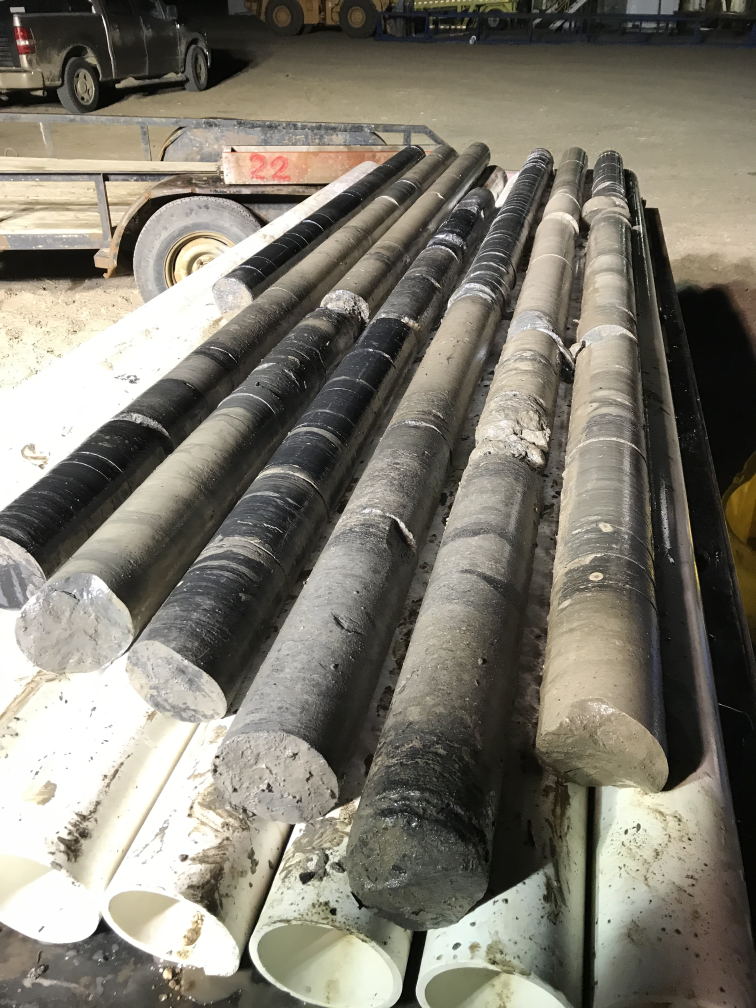
#> input picture Dataset/Core/Core 1 Cleaned on Marking Table.JPG, 3024 x 4032 px, found by its file name (shown at 1/4 size); its folder holds only this picture in this run
$ jupyter execute --allow-errors data_preprocessing.ipynb   (older library calls are emulated)
#> lines starting #> are read from the running program, lines starting #| are printed output that depends on the picture
[cell 1]
import os
import cv2
import numpy as np
from PIL import Image
import skimage
from skimage import exposure
import matplotlib.pyplot as plt
from sklearn.utils import shuffle
from skimage.color import rgb2gray
from imgaug import augmenters as iaa

# Define paths for core and logs folders
core_path = '/Users/jexpatel/Desktop/Image Classification/Dataset/Core'
logs_path = '/Users/jexpatel/Desktop/Image Classification/Dataset/Well Log'

# Define the output path of pre-processed and augmented dataset
output_dir_core = '/Users/jexpatel/Desktop/Image Classification/Augmented Dataset/Core'
output_dir_logs = '/Users/jexpatel/Desktop/Image Classification/Augmented Dataset/Well Logs'

[cell 2]
# Function to load and review characteristics of images in a directory
def review_image_characteristics(image_dir, class_name):
#> called with class_name = 'core'
    print(f'Reviewing characteristics of {class_name} images in directory: {image_dir}')
    image_filenames = os.listdir(image_dir)
    num_images = len(image_filenames)
    print(f'Total number of {class_name} images: {num_images}')

    # Initialize variables to store characteristics of images
    min_width = float('inf')
    max_width = 0
    min_height = float('inf')
    max_height = 0
    num_channels = 0
    num_color = 0
    num_grayscale = 0
    image_shapes = []

    for filename in image_filenames:
        # Load image
        img = cv2.imread(os.path.join(image_dir, filename))
#> img is the input picture: shape (4032, 3024, 3); mean B, G, R 110.3, 121.6, 125.6

        # Review image characteristics
        height, width, channels = img.shape
        min_width = min(min_width, width)
        max_width = max(max_width, width)
        min_height = min(min_height, height)
        max_height = max(max_height, height)
        num_channels = channels
        if channels == 1:
            num_grayscale += 1
        else:
            num_color += 1
        image_shapes.append((height, width))

    # Print the reviewed characteristics of images
    print(f'Minimum image width: {min_width} pixels')
#| Minimum image width: 3024 pixels
    print(f'Maximum image width: {max_width} pixels')
#| Maximum image width: 3024 pixels
    print(f'Minimum image height: {min_height} pixels')
#| Minimum image height: 4032 pixels
    print(f'Maximum image height: {max_height} pixels')
#| Maximum image height: 4032 pixels
    print(f'Number of color images: {num_color}')
    print(f'Number of grayscale images: {num_grayscale}')
    print(f'Total number of channels: {num_channels}')
#| Total number of channels: 3
    print(f'Shapes of images: {image_shapes}')
#| Shapes of images: [(4032, 3024)]

    return image_filenames


# Review characteristics of core images
review_core_images = review_image_characteristics(core_path, 'core')

# Review characteristics of logs images
#> (the rest of this cell did not finish here and is left out)


[cell 3]
#Preprocesses images by loading, converting to grayscale, and resizing.

def preprocess(image_dir):
    images = []
    file_names = []
    for file_name in os.listdir(image_dir):
        if file_name.endswith('.jpg') or file_name.endswith('.JPG') or file_name.endswith('.tif'):
            file_path = os.path.join(image_dir, file_name)
            image = Image.open(file_path)
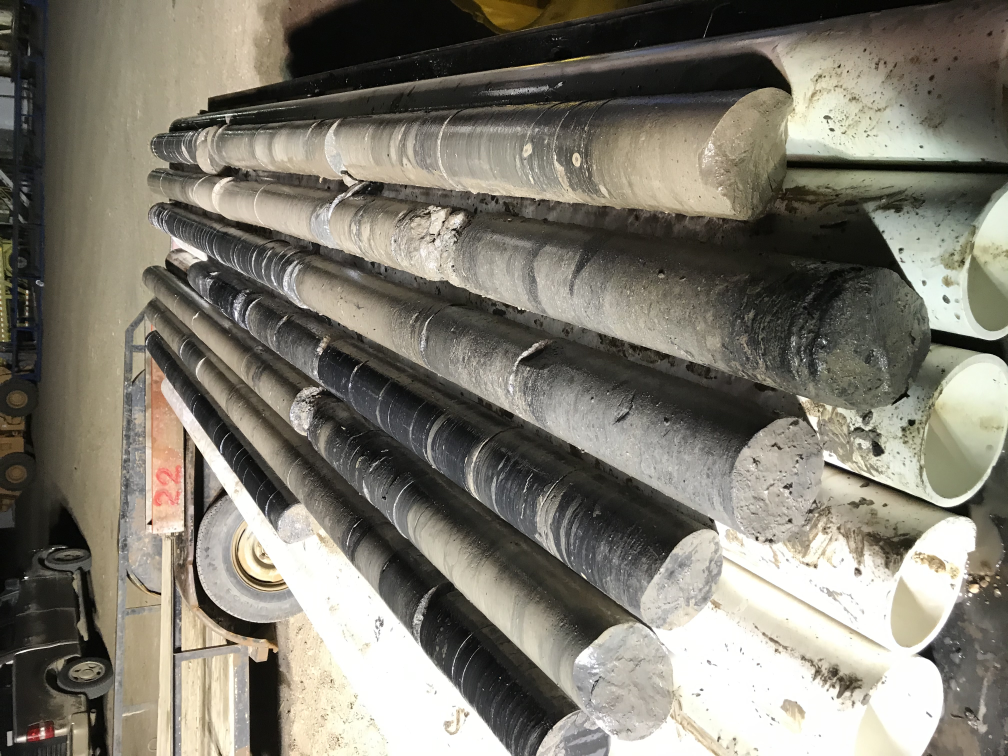
#> image: PIL image 4032x3024 RGB (shown at 1/4 size); mean R, G, B 125.6, 121.6, 110.3
            images.append(image)
            file_names.append(file_name)

    # Convert images to grayscale (if RGB) and resize it
    images_resized = []
    img_size = (256, 256)

    for image in images:

        if image.mode != 'L':
            gray = cv2.cvtColor(np.array(image), cv2.COLOR_BGR2GRAY)
            gray = np.expand_dims(gray, axis=-1)  # Add channel dimension
            resized_image = cv2.resize(gray, img_size)
            equalized_image = cv2.equalizeHist(resized_image)
        else:
            gray = np.expand_dims(np.array(image), axis=-1)  # Add channel dimension
            resized_image = cv2.resize(np.array(image), img_size)
            equalized_image = cv2.equalizeHist(resized_image)
        images_resized.append(resized_image)
#> this loop made 1 pass
#> pass 1, in preprocess, `gray = cv2.cvtColor(np.array(image), cv2.COLOR_BGR2GRAY)`:
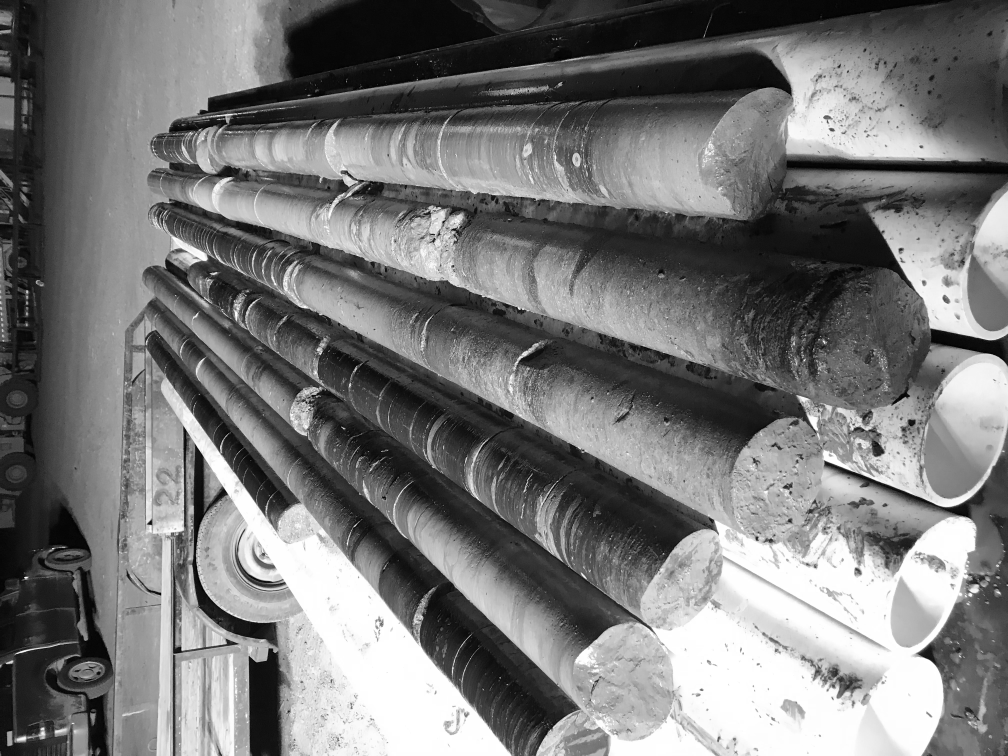
#> gray: shape (3024, 4032) (shown at 1/4 size); min 0, max 255, mean 118.7
#> pass 1, in preprocess, `resized_image = cv2.resize(gray, img_size)`:
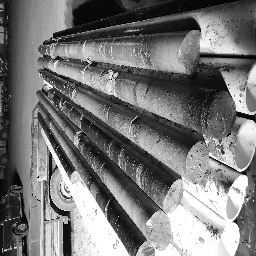
#> resized_image: shape (256, 256); min 0, max 255, mean 118.6
#> after the loop, images_resized = 1 item

    return images_resized, file_names

[cell 4]
def augment(images):
    augmented_images = []
    num_augmented_images = 0

    # Define augmentation sequence
    seq = iaa.Sequential([
        iaa.Fliplr(0.5),
        iaa.AdditiveGaussianNoise(scale=(0, 0.05 * 255)),
    ])

    while num_augmented_images < 400:
        # Sample a random image from the dataset
        image = images[np.random.randint(len(images))]

        # Reshape image to have a third dimension (channels)
        image = image.reshape(image.shape[0], image.shape[1], 1)

        # Calculate image entropy
        entropy = cv2.calcHist([image], [0], None, [256], [0, 256])
        entropy = -np.sum(entropy * np.log2(entropy + 1e-7))

        # Calculate image contrast
        contrast = cv2.Laplacian(image, cv2.CV_64F).var()

        # Apply GaussianBlur if entropy or contrast is low
        if entropy < 2.0 or contrast < 100:
            seq.add(iaa.GaussianBlur(sigma=(0.1,0.1)))

        # Augment the image
        augmented_image = seq.augment_image(image)

        # Append the augmented image to the list
        augmented_images.append(augmented_image)
        num_augmented_images += 1

    return augmented_images

[cell 5]
# Displays Original, Preprocessed, and Augmented images side by side in a grid.
# [19 lines left out: function visualize_images, not called in this run]

[cell 6]
# [16 lines left out: function visualize_hist, not called in this run]

[cell 7]
# Function to save augmented images to output directory
# [12 lines left out: function save_augmented_images, not called in this run]

[cell 8]
# Preprocess core images
core_images_resized, core_file_names = preprocess(core_path)
#> core_images_resized = 1 item; core_file_names = ['Core 1 Cleaned on Marking Table.JPG']

# Preprocess logs images
#> (the rest of this cell did not finish here and is left out)

$ run again, on Dataset/Core/KGS PTRN 5-25 Core #1 Processing.jpg
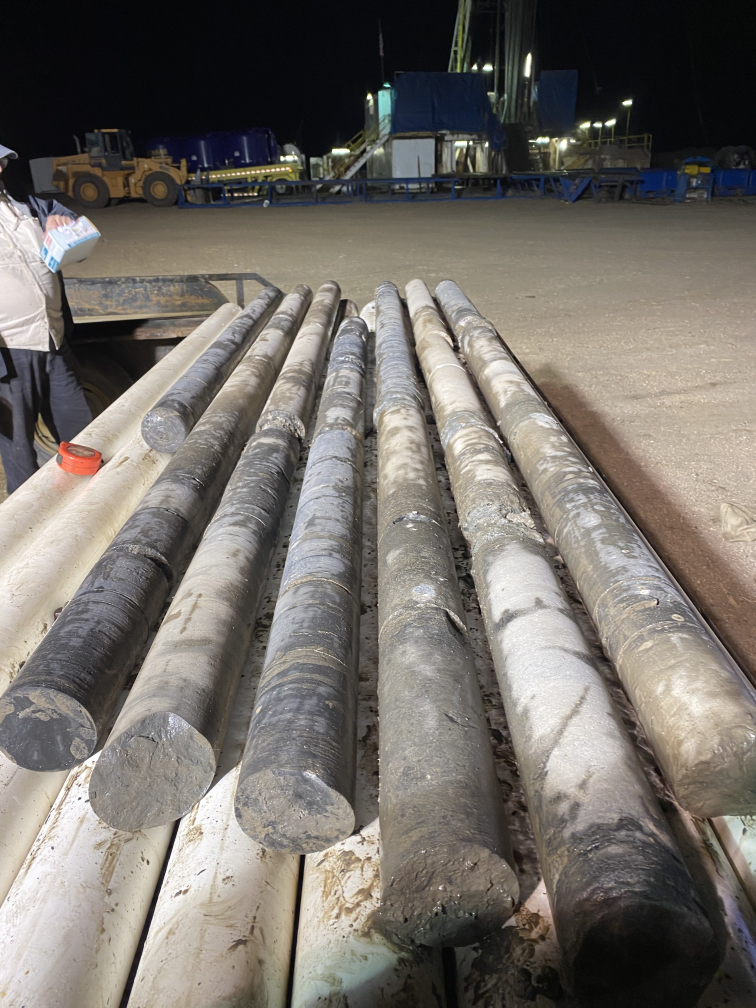
#> input picture Dataset/Core/KGS PTRN 5-25 Core #1 Processing.jpg, 3024 x 4032 px, found by its file name (shown at 1/4 size)
#> in review_image_characteristics, img is the input picture: shape (4032, 3024, 3); mean B, G, R 105.5, 111.3, 116.3
#| Minimum image width: 3024 pixels
#| Maximum image width: 3024 pixels
#| Minimum image height: 4032 pixels
#| Maximum image height: 4032 pixels
#| Total number of channels: 3
#| Shapes of images: [(4032, 3024)]
#> the loop in preprocess, `for image in images: ` made 1 pass
#> pass 1, in preprocess, `gray = cv2.cvtColor(np.array(image), cv2.COLOR_BGR2GRAY)`:
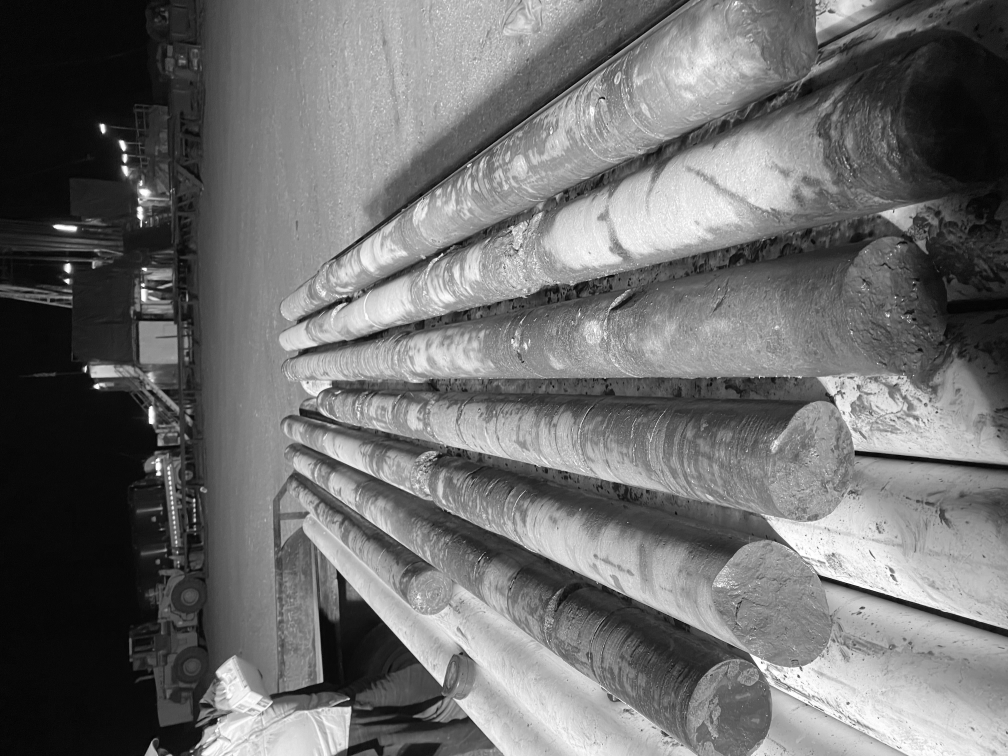
#> gray: shape (3024, 4032) (shown at 1/4 size); min 0, max 255, mean 110.1
#> pass 1, in preprocess, `equalized_image = cv2.equalizeHist(resized_image)`:
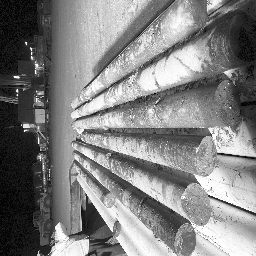
#> equalized_image: shape (256, 256); min 0, max 255, mean 128.2
#> after the loop in preprocess, `for image in images:`: images_resized = 1 item
#> core_file_names = ['KGS PTRN 5-25 Core #1 Processing.jpg']

$ run again, on Dataset/Core/KGS PTRSN 5-25 5658'  Core 7 Close Up vug.jpg
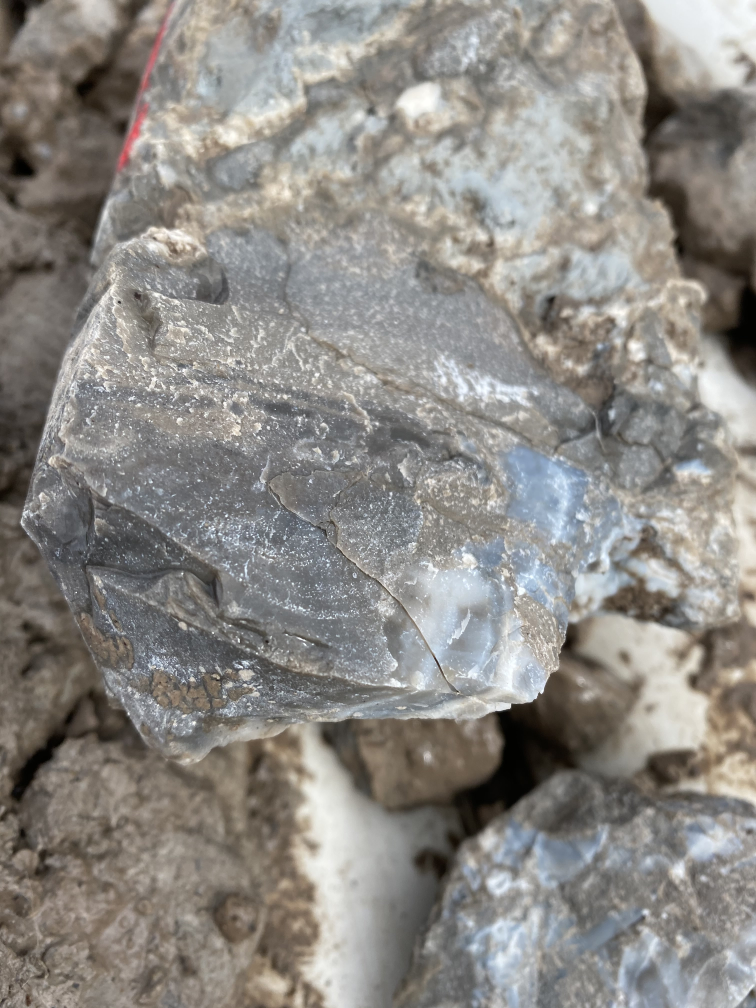
#> input picture Dataset/Core/KGS PTRSN 5-25 5658'  Core 7 Close Up vug.jpg, 3024 x 4032 px, found by its file name (shown at 1/4 size)
#> in review_image_characteristics, img is the input picture: shape (4032, 3024, 3); mean B, G, R 132.8, 137.3, 140.3
#| Minimum image width: 3024 pixels
#| Maximum image width: 3024 pixels
#| Minimum image height: 4032 pixels
#| Maximum image height: 4032 pixels
#| Total number of channels: 3
#| Shapes of images: [(4032, 3024)]
#> the loop in preprocess, `for image in images: ` made 1 pass
#> pass 1, in preprocess, `resized_image = cv2.resize(gray, img_size)`:
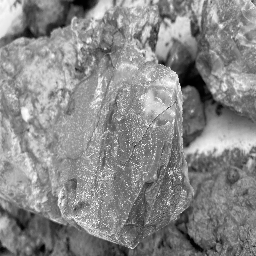
#> resized_image: shape (256, 256); min 1, max 255, mean 136.2
#> pass 1, in preprocess, `equalized_image = cv2.equalizeHist(resized_image)`:
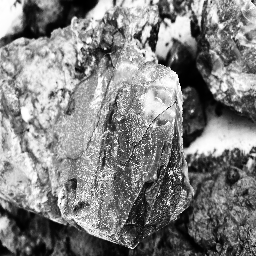
#> equalized_image: shape (256, 256); min 0, max 255, mean 128.1
#> after the loop in preprocess, `for image in images:`: images_resized = 1 item

$ run again, on Dataset/Core/KGS PTRSN 5-25 CORE 11 5959 Core Start.jpg
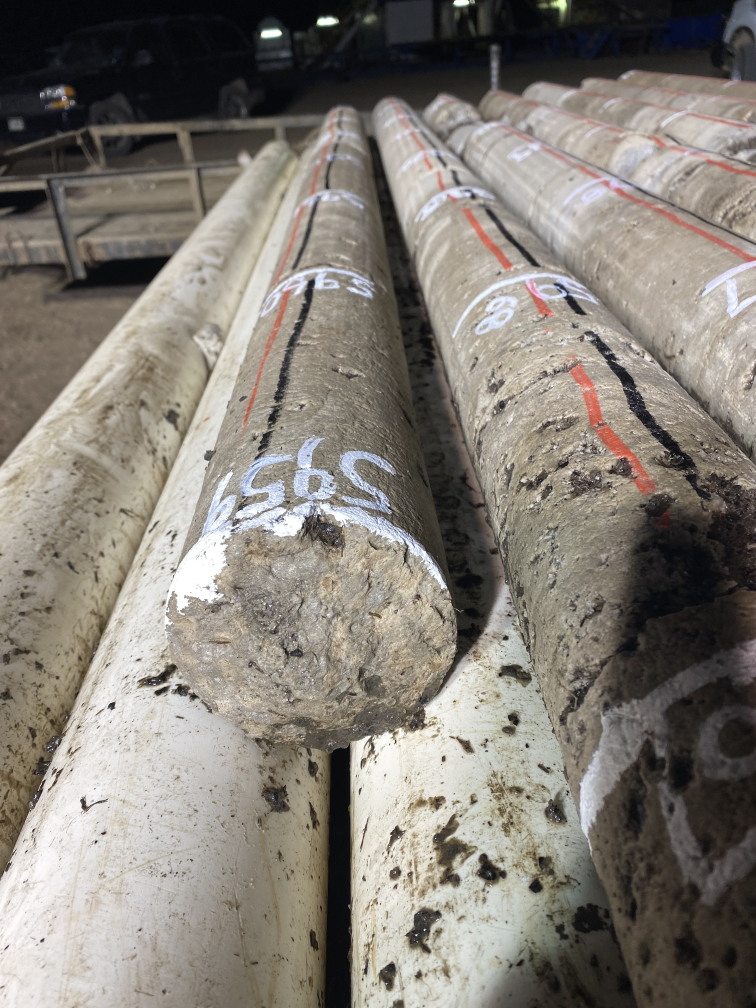
#> input picture Dataset/Core/KGS PTRSN 5-25 CORE 11 5959 Core Start.jpg, 3024 x 4032 px, found by its file name (shown at 1/4 size)
#> in review_image_characteristics, img is the input picture: shape (4032, 3024, 3); mean B, G, R 117.9, 125.6, 131.2
#| Minimum image width: 3024 pixels
#| Maximum image width: 3024 pixels
#| Minimum image height: 4032 pixels
#| Maximum image height: 4032 pixels
#| Total number of channels: 3
#| Shapes of images: [(4032, 3024)]
#> in preprocess, `image = Image.open(file_path)`:
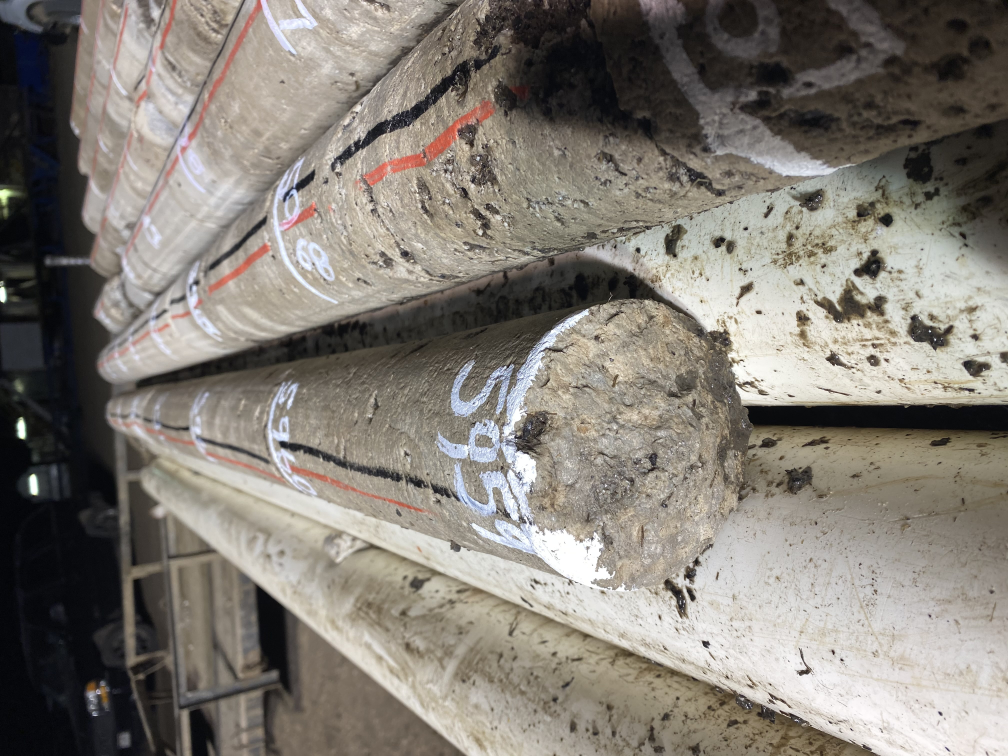
#> image: PIL image 4032x3024 RGB (shown at 1/4 size); mean R, G, B 131.2, 125.6, 117.9
#> the loop in preprocess, `for image in images: ` made 1 pass
#> pass 1, in preprocess, `resized_image = cv2.resize(gray, img_size)`:
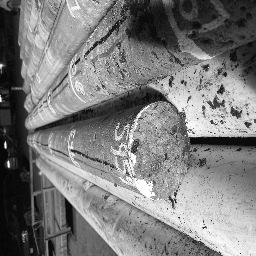
#> resized_image: shape (256, 256); min 1, max 255, mean 123.9
#> after the loop in preprocess, `for image in images:`: images_resized = 1 item
